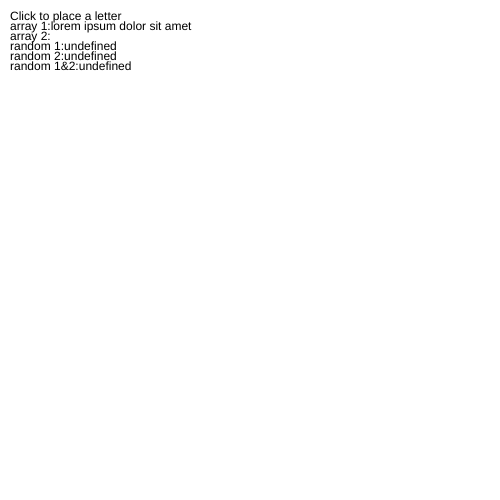
Frame 1 (no input)
Frame 60 (no input): identical to frame 1, image omitted
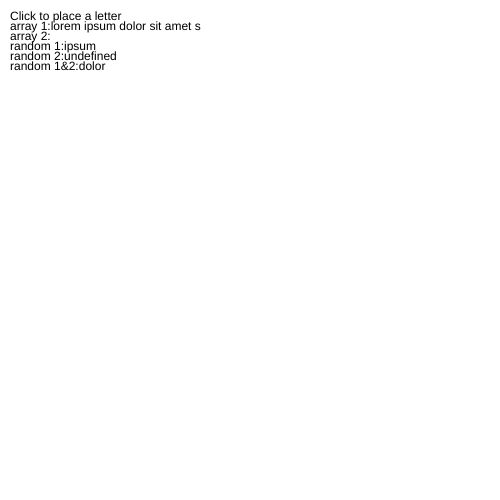
Frame 120 (the mouse pressed at the canvas centre since frame 60)

The p5.js sketch that drew these frames (run headless with seeded random() and noise() and a simulated clock; from frame 60 on, the mouse is pressed at the canvas centre):

// p5.js sketch
// ── sketch.js
let words = [];
let words2 = [];
let rand1, rand2, rand12;

function setup() {
    // put setup code here
    createCanvas(500, 500)

    words.push("lorem");
    words.push("ipsum");
    words.push("dolor");
    words.push("sit");
    words.push("amet");

    background(0);
}

function mousePressed() {
    if (mouseButton==RIGHT) {
        if (words.length == 0) return;
        let word=words.pop();
        words2.push(word);
    }else {
            letter = char(random(97,123))
            words.push(letter);
    }
    rand1 = random(words);
    rand2 = random(words2);
    wordscombined = words.concat(words2);
    console.log(wordscombined)
    rand12 = random(wordscombined);
}

function printwords() {
    text("array 1:"+words.join(" "), 10, 30)
    text("array 2:"+words2.join(" "), 10, 40)
    text("random 1:"+rand1, 10, 50)
    text("random 2:"+rand2, 10, 60)
    text("random 1&2:"+rand12, 10, 70)


}

function draw() {
    clear();

    color( 255 );
    text( "Click to place a letter", 10, 20 );

    printwords();
    // put draw code here
}
